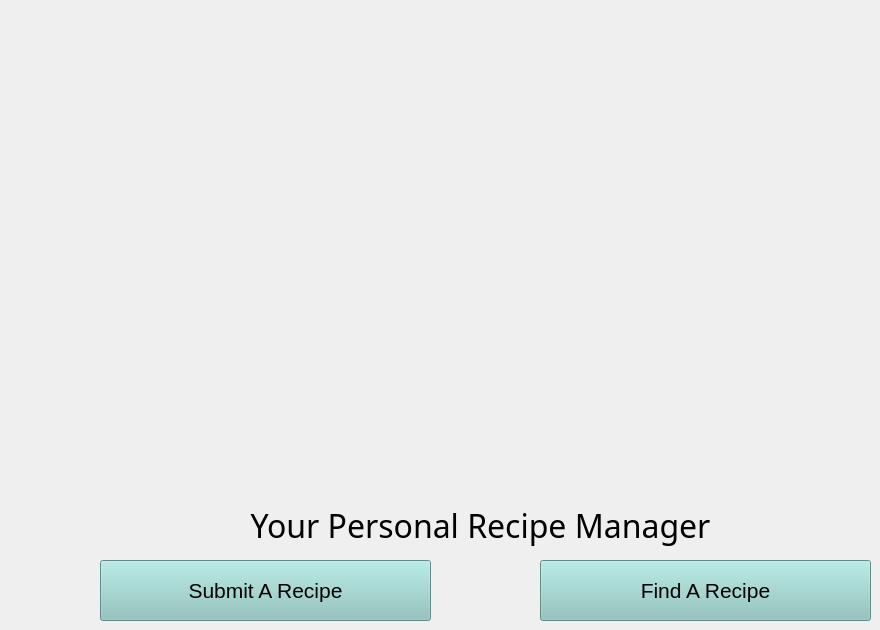
      <widget class="QWidget" name="homePage">
       <property name="minimumSize">
        <size>
         <width>800</width>
         <height>600</height>
        </size>
       </property>
       <widget class="QLabel" name="logo">
        <property name="geometry">
         <rect>
          <x>210</x>
          <y>0</y>
          <width>541</width>
          <height>501</height>
         </rect>
        </property>
        <property name="text">
         <string/>
        </property>
        <property name="pixmap">
         <pixmap>../Assets/logo.png</pixmap>
        </property>
        <property name="scaledContents">
         <bool>true</bool>
        </property>
        <property name="alignment">
         <set>Qt::AlignCenter</set>
        </property>
       </widget>
       <widget class="QLabel" name="tagLine">
        <property name="geometry">
         <rect>
          <x>210</x>
          <y>500</y>
          <width>541</width>
          <height>51</height>
         </rect>
        </property>
        <property name="font">
         <font>
          <family>Island Moments</family>
          <pointsize>24</pointsize>
          <fontweight>DemiBold</fontweight>
         </font>
        </property>
        <property name="layoutDirection">
         <enum>Qt::LeftToRight</enum>
        </property>
        <property name="text">
         <string>Your Personal Recipe Manager</string>
        </property>
        <property name="alignment">
         <set>Qt::AlignCenter</set>
        </property>
       </widget>
       <widget class="QPushButton" name="findArecipeButton">
        <property name="geometry">
         <rect>
          <x>540</x>
          <y>560</y>
          <width>331</width>
          <height>61</height>
         </rect>
        </property>
        <property name="palette">
         <palette>
          <active>
           <colorrole role="Button">
            <brush brushstyle="SolidPattern">
             <color alpha="255">
              <red>139</red>
              <green>196</green>
              <blue>190</blue>
             </color>
            </brush>
           </colorrole>
           <colorrole role="Base">
            <brush brushstyle="SolidPattern">
             <color alpha="255">
              <red>139</red>
              <green>196</green>
              <blue>190</blue>
             </color>
            </brush>
           </colorrole>
           <colorrole role="Window">
            <brush brushstyle="SolidPattern">
             <color alpha="255">
              <red>139</red>
              <green>196</green>
              <blue>190</blue>
             </color>
            </brush>
           </colorrole>
          </active>
          <inactive>
           <colorrole role="Button">
            <brush brushstyle="SolidPattern">
             <color alpha="255">
              <red>139</red>
              <green>196</green>
              <blue>190</blue>
             </color>
            </brush>
           </colorrole>
           <colorrole role="Base">
            <brush brushstyle="SolidPattern">
             <color alpha="255">
              <red>139</red>
              <green>196</green>
              <blue>190</blue>
             </color>
            </brush>
           </colorrole>
           <colorrole role="Window">
            <brush brushstyle="SolidPattern">
             <color alpha="255">
              <red>139</red>
              <green>196</green>
              <blue>190</blue>
             </color>
            </brush>
           </colorrole>
          </inactive>
          <disabled>
           <colorrole role="Button">
            <brush brushstyle="SolidPattern">
             <color alpha="255">
              <red>139</red>
              <green>196</green>
              <blue>190</blue>
             </color>
            </brush>
           </colorrole>
           <colorrole role="Base">
            <brush brushstyle="SolidPattern">
             <color alpha="255">
              <red>139</red>
              <green>196</green>
              <blue>190</blue>
             </color>
            </brush>
           </colorrole>
           <colorrole role="Window">
            <brush brushstyle="SolidPattern">
             <color alpha="255">
              <red>139</red>
              <green>196</green>
              <blue>190</blue>
             </color>
            </brush>
           </colorrole>
          </disabled>
         </palette>
        </property>
        <property name="font">
         <font>
          <pointsize>16</pointsize>
          <bold>false</bold>
          <kerning>true</kerning>
         </font>
        </property>
        <property name="styleSheet">
         <string notr="true">background-color: rgb(139, 196, 190);</string>
        </property>
        <property name="text">
         <string>Find A Recipe</string>
        </property>
       </widget>
       <widget class="QPushButton" name="submitArecipeButton">
        <property name="geometry">
         <rect>
          <x>100</x>
          <y>560</y>
          <width>331</width>
          <height>61</height>
         </rect>
        </property>
        <property name="palette">
         <palette>
          <active>
           <colorrole role="Button">
            <brush brushstyle="SolidPattern">
             <color alpha="255">
              <red>139</red>
              <green>196</green>
              <blue>190</blue>
             </color>
            </brush>
           </colorrole>
           <colorrole role="Base">
            <brush brushstyle="SolidPattern">
             <color alpha="255">
              <red>139</red>
              <green>196</green>
              <blue>190</blue>
             </color>
            </brush>
           </colorrole>
           <colorrole role="Window">
            <brush brushstyle="SolidPattern">
             <color alpha="255">
              <red>139</red>
              <green>196</green>
              <blue>190</blue>
             </color>
            </brush>
           </colorrole>
          </active>
          <inactive>
           <colorrole role="Button">
            <brush brushstyle="SolidPattern">
             <color alpha="255">
              <red>139</red>
              <green>196</green>
              <blue>190</blue>
             </color>
            </brush>
           </colorrole>
           <colorrole role="Base">
            <brush brushstyle="SolidPattern">
             <color alpha="255">
              <red>139</red>
              <green>196</green>
              <blue>190</blue>
             </color>
            </brush>
           </colorrole>
           <colorrole role="Window">
            <brush brushstyle="SolidPattern">
             <color alpha="255">
              <red>139</red>
              <green>196</green>
              <blue>190</blue>
             </color>
            </brush>
           </colorrole>
          </inactive>
          <disabled>
           <colorrole role="Button">
            <brush brushstyle="SolidPattern">
             <color alpha="255">
              <red>139</red>
              <green>196</green>
              <blue>190</blue>
             </color>
            </brush>
           </colorrole>
           <colorrole role="Base">
            <brush brushstyle="SolidPattern">
             <color alpha="255">
              <red>139</red>
              <green>196</green>
              <blue>190</blue>
             </color>
            </brush>
           </colorrole>
           <colorrole role="Window">
            <brush brushstyle="SolidPattern">
             <color alpha="255">
              <red>139</red>
              <green>196</green>
              <blue>190</blue>
             </color>
            </brush>
           </colorrole>
          </disabled>
         </palette>
        </property>
        <property name="font">
         <font>
          <pointsize>16</pointsize>
          <bold>false</bold>
          <kerning>true</kerning>
         </font>
        </property>
        <property name="styleSheet">
         <string notr="true">background-color: rgb(139, 196, 190);</string>
        </property>
        <property name="text">
         <string>Submit A Recipe</string>
        </property>
       </widget>
      </widget>
